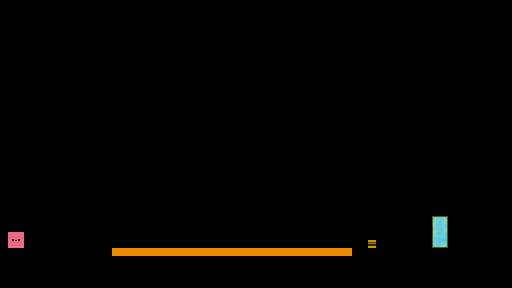

Below is a game level as drawn by its tile map, then a one-line description and the .tmx that defines it (tile-layer data replaced by summaries):
An orthogonal 64x36 tile map with 8x8 px tiles, 8 tile layers (Heaven TerrainBlock, Hell TerrainBlock, Both LavaBlock, Both CrumblingBlock, ...), 2 tilesets.

<map version="1.0" orientation="orthogonal" width="64" height="36" tilewidth="8" tileheight="8">
 <tileset firstgid="1" name="tileset_new" tilewidth="8" tileheight="8">
  <image source="tileset_new.png" width="80" height="80" />
 </tileset>
 <tileset firstgid="101" name="tileset_new" tilewidth="8" tileheight="8">
  <image source="tileset_new.png" width="80" height="80" />
 </tileset>
 <layer name="Heaven TerrainBlock" width="64" height="36">
  <data>[2304 cells, 0 non-empty, 0 distinct tile ids]</data>
 </layer>
 <layer name="Hell TerrainBlock" width="64" height="36">
  <data>[2304 cells, 0 non-empty, 0 distinct tile ids]</data>
 </layer>
 <layer name="Both LavaBlock" width="64" height="36">
  <data>[2304 cells, 0 non-empty, 0 distinct tile ids]</data>
 </layer>
 <layer name="Both CrumblingBlock" width="64" height="36">
  <data>[2304 cells, 30 non-empty, 1 distinct tile ids]</data>
 </layer>
 <layer name="Both Star" width="64" height="36">
  <data>[2304 cells, 1 non-empty, 1 distinct tile ids]</data>
 </layer>
 <layer name="Both TerrainBlock" width="64" height="36">
  <data>[2304 cells, 34 non-empty, 1 distinct tile ids]</data>
 </layer>
 <layer name="Both Portal" width="64" height="36">
  <data>[2304 cells, 8 non-empty, 8 distinct tile ids]</data>
 </layer>
 <layer name="Both Player" width="64" height="36">
  <data>[2304 cells, 4 non-empty, 4 distinct tile ids]</data>
 </layer>
</map>
